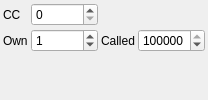
      <widget class="QWidget" name="dpmrPage">
       <attribute name="title">
        <string>dPMR</string>
       </attribute>
       <layout class="QGridLayout" name="dpmrPageLayout" columnstretch="0,1,0,1">
        <property name="leftMargin">
         <number>3</number>
        </property>
        <property name="topMargin">
         <number>3</number>
        </property>
        <property name="rightMargin">
         <number>3</number>
        </property>
        <property name="bottomMargin">
         <number>3</number>
        </property>
        <property name="spacing">
         <number>3</number>
        </property>
        <item row="0" column="0">
         <widget class="QLabel" name="dpmrColorCodeLabel">
          <property name="text">
           <string>CC</string>
          </property>
         </widget>
        </item>
        <item row="0" column="1">
         <widget class="QSpinBox" name="dpmrColorCode">
          <property name="toolTip">
           <string>Colour code</string>
          </property>
          <property name="minimum">
           <number>0</number>
          </property>
          <property name="maximum">
           <number>63</number>
          </property>
          <property name="value">
           <number>0</number>
          </property>
         </widget>
        </item>
        <item row="1" column="0">
         <widget class="QLabel" name="dpmrOwnIdLabel">
          <property name="text">
           <string>Own</string>
          </property>
         </widget>
        </item>
        <item row="1" column="1">
         <widget class="QSpinBox" name="dpmrOwnId">
          <property name="toolTip">
           <string>Own ID (24 bit)</string>
          </property>
          <property name="minimum">
           <number>0</number>
          </property>
          <property name="maximum">
           <number>16777215</number>
          </property>
          <property name="value">
           <number>1</number>
          </property>
         </widget>
        </item>
        <item row="1" column="2">
         <widget class="QLabel" name="dpmrCalledIdLabel">
          <property name="text">
           <string>Called</string>
          </property>
         </widget>
        </item>
        <item row="1" column="3">
         <widget class="QSpinBox" name="dpmrCalledId">
          <property name="toolTip">
           <string>Called ID (24 bit), 16777215 for all call</string>
          </property>
          <property name="minimum">
           <number>0</number>
          </property>
          <property name="maximum">
           <number>16777215</number>
          </property>
          <property name="value">
           <number>16777215</number>
          </property>
         </widget>
        </item>
        <item row="2" column="0" colspan="4">
         <spacer name="dpmrSpacer">
          <property name="orientation">
           <enum>Qt::Orientation::Vertical</enum>
          </property>
          <property name="sizeHint" stdset="0">
           <size>
            <width>20</width>
            <height>0</height>
           </size>
          </property>
         </spacer>
        </item>
       </layout>
      </widget>
